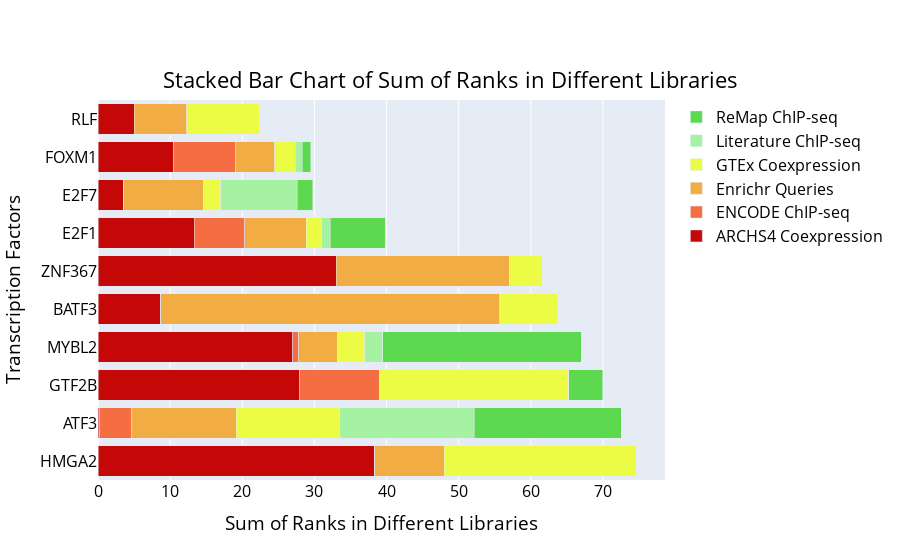

The cell this chart's notebook holds for it:
### Code cell
# Plotting the actual bar chart
fig = go.Figure(data = [go.Bar(name = c_lib, 
                               x = c_lib_means[c_lib], 
                               y = sorted_tfs,
                               marker = go.bar.Marker(color = c_lib_palette[c_lib]), 
                               orientation = 'h') 
                        for c_lib in libs_sorted])

fig.update_layout(barmode = 'stack')
fig.update_layout(
    title = {
        'text': 'Stacked Bar Chart of Sum of Ranks in Different Libraries',
        'y': 0.87,
        'x': 0.5,
        'xanchor': 'center',
        'yanchor': 'top',
    },
    xaxis_title = 'Sum of Ranks in Different Libraries',
    yaxis_title = 'Transcription Factors',
    font = dict(
        size = 16,
        color = 'black'
    )
)

fig.show()

# Graph Info/Organization
# the top ranked TF is listed as the first TF (from top to bottom) on the bar chart

### Figure 1 — Plotly figure (JSON) as saved in the notebook; plotly's stock layout.template omitted (floating-point values rounded to 4 significant figures)
{"data": [{"marker": {"color": "rgb(196, 8, 8)"}, "name": "ARCHS4 Coexpression", "orientation": "h", "type": "bar", "x": [38.33, 0.1667, 28, 27, 8.667, 33, 13.33, 3.6, 10.5, 5], "y": ["HMGA2", "ATF3", "GTF2B", "MYBL2", "BATF3", "ZNF367", "E2F1", "E2F7", "FOXM1", "RLF"]}, {"marker": {"color": "rgb(244, 109, 67)"}, "name": "ENCODE ChIP-seq", "orientation": "h", "type": "bar", "x": [0, 4.5, 11, 0.8333, 0, 0, 7, 0, 8.5, 0], "y": ["HMGA2", "ATF3", "GTF2B", "MYBL2", "BATF3", "ZNF367", "E2F1", "E2F7", "FOXM1", "RLF"]}, {"marker": {"color": "rgb(242, 172, 68)"}, "name": "Enrichr Queries", "orientation": "h", "type": "bar", "x": [9.667, 14.5, 0, 5.333, 47, 24, 8.5, 11, 5.5, 7.333], "y": ["HMGA2", "ATF3", "GTF2B", "MYBL2", "BATF3", "ZNF367", "E2F1", "E2F7", "FOXM1", "RLF"]}, {"marker": {"color": "rgb(236, 252, 68)"}, "name": "GTEx Coexpression", "orientation": "h", "type": "bar", "x": [26.67, 14.33, 26.25, 3.833, 8, 4.667, 2.167, 2.4, 2.833, 10], "y": ["HMGA2", "ATF3", "GTF2B", "MYBL2", "BATF3", "ZNF367", "E2F1", "E2F7", "FOXM1", "RLF"]}, {"marker": {"color": "rgb(165, 242, 162)"}, "name": "Literature ChIP-seq", "orientation": "h", "type": "bar", "x": [0, 18.67, 0, 2.5, 0, 0, 1.167, 10.6, 1, 0], "y": ["HMGA2", "ATF3", "GTF2B", "MYBL2", "BATF3", "ZNF367", "E2F1", "E2F7", "FOXM1", "RLF"]}, {"marker": {"color": "rgb(92, 217, 78)"}, "name": "ReMap ChIP-seq", "orientation": "h", "type": "bar", "x": [0, 20.33, 4.75, 27.5, 0, 0, 7.667, 2.2, 1.167, 0], "y": ["HMGA2", "ATF3", "GTF2B", "MYBL2", "BATF3", "ZNF367", "E2F1", "E2F7", "FOXM1", "RLF"]}], "layout": {"barmode": "stack", "font": {"color": "black", "size": 16}, "title": {"text": "Stacked Bar Chart of Sum of Ranks in Different Libraries", "x": 0.5, "xanchor": "center", "y": 0.87, "yanchor": "top"}, "xaxis": {"title": {"text": "Sum of Ranks in Different Libraries"}}, "yaxis": {"title": {"text": "Transcription Factors"}}}}
